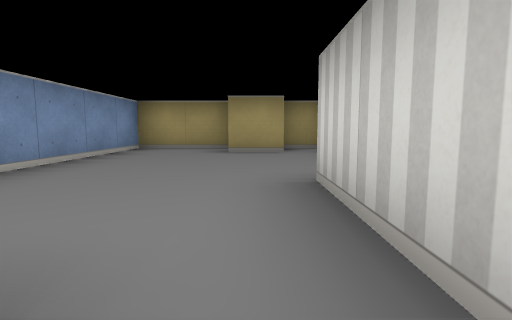
View 1 (above)

22 first-person views from a walk through a cub3D ray-caster map. The camera is about half as high as the walls, tilts 6° down and sees 80° across. The floor is counted in squares. Each view is taken from the middle of a square. On the plan, view 1 faces up. The plan holds only what a view shows up to about 9 squares ahead; the rest is blank.

View 2
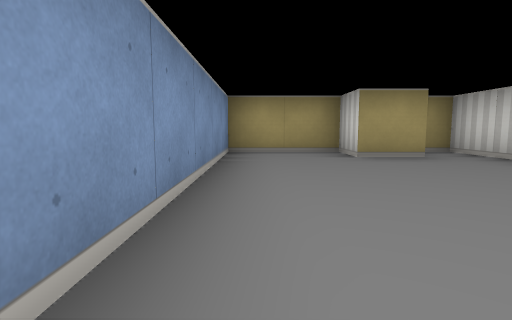

View 3
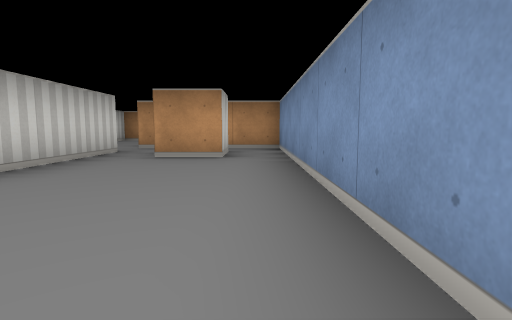

View 4
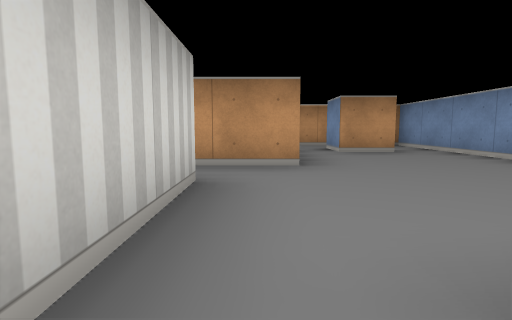

View 5
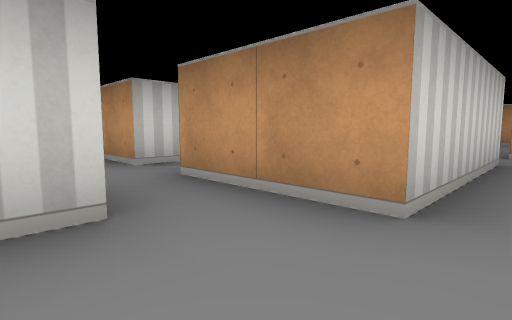

View 6
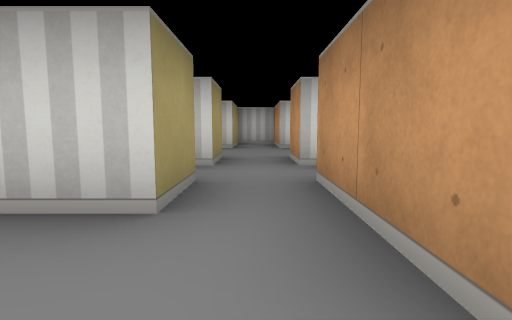

View 7
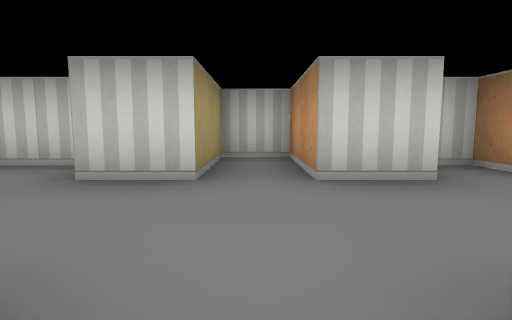

View 8
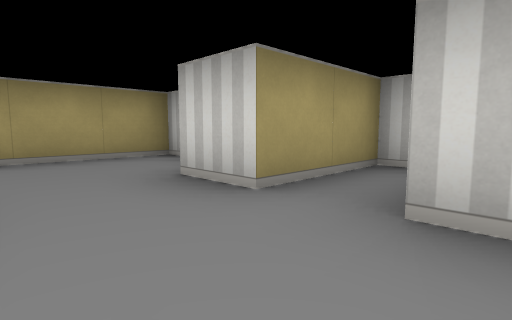

View 9
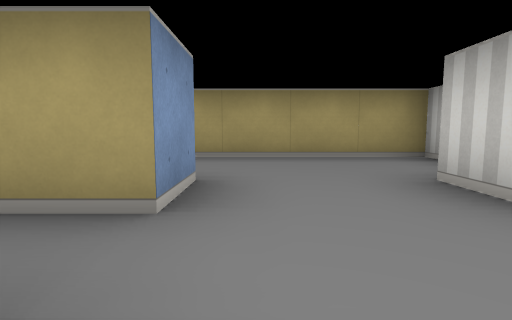

View 10
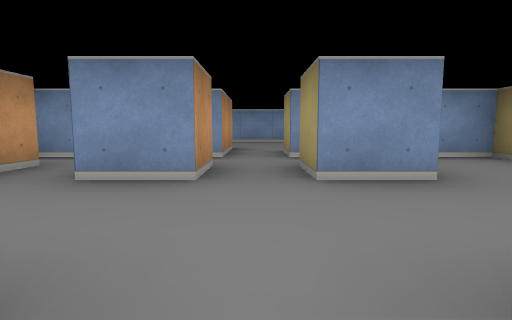

View 11
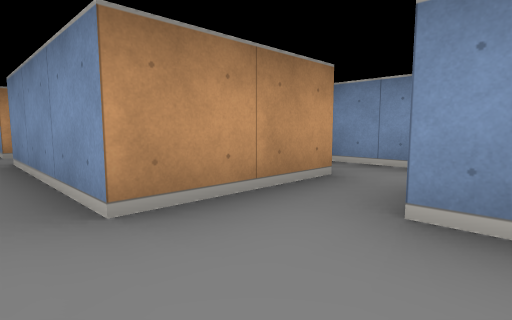

View 12
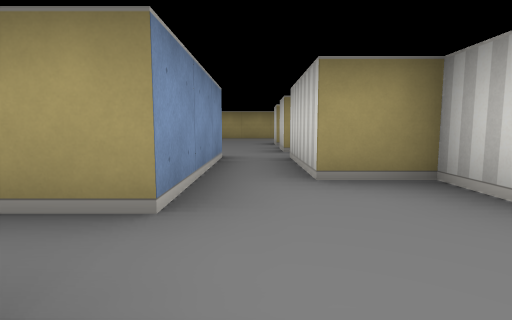

View 13
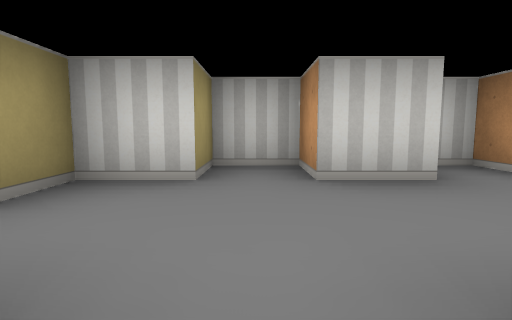

View 14
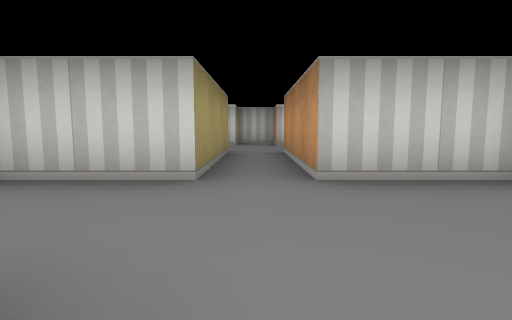

View 15
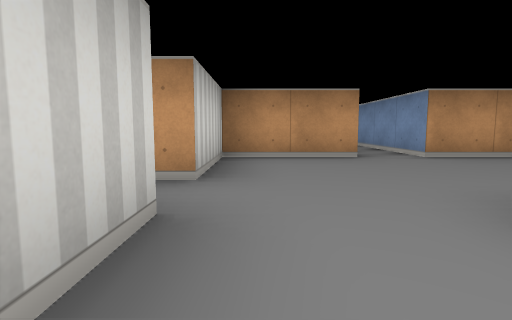

View 16
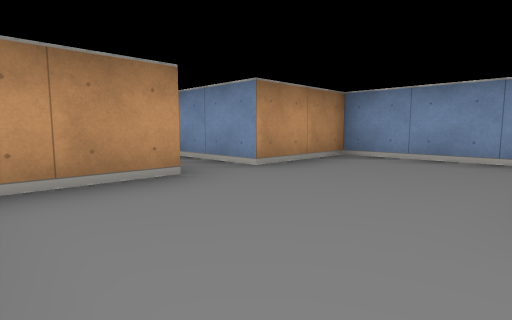

View 17
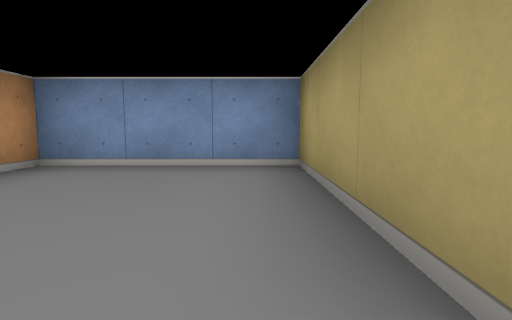

View 18
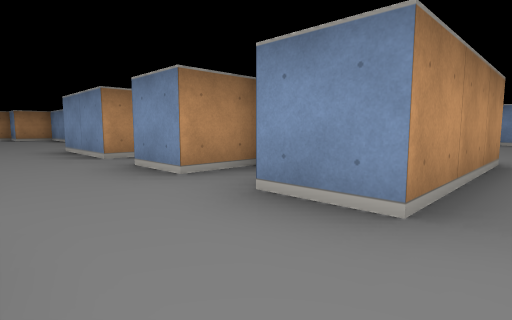

View 19
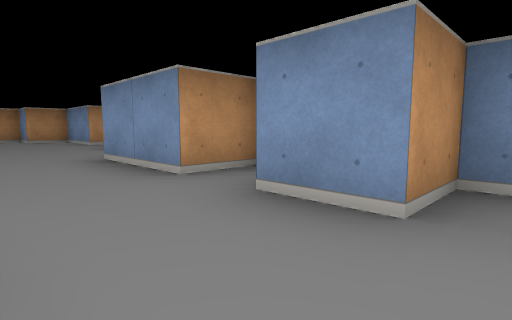

View 20
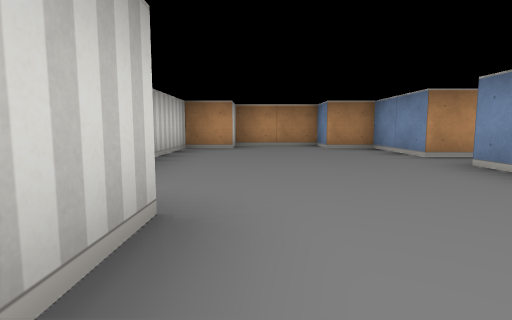

View 21
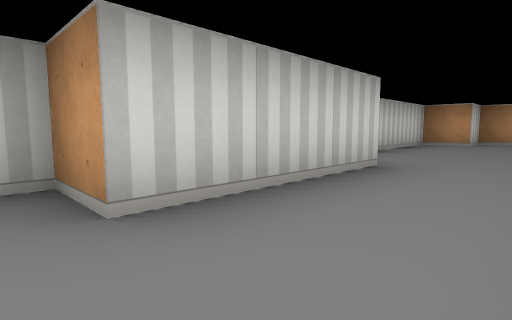

View 22
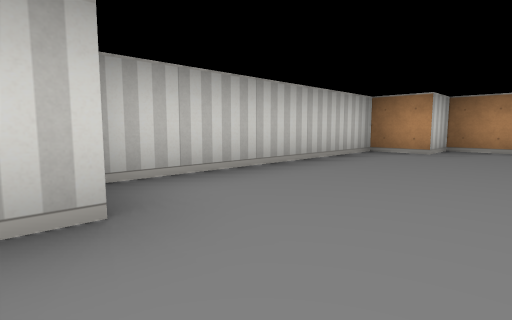

### Floor plan
Points are (right, up) in squares from view 1. A wall is a line through its corners. A room is listed if a view was taken in it or the views show most of it. See-through windows are left out.
Room 1 (views 1, 2, 3, 4, 5, 6, 15)
walls: (2.5, 3.5) (1.5, 3.5) (1.5, 6.5) (0.5, 6.5); (0.6, 5.5) (-0.5, 5.5) (-0.5, 6.5) (-2.5, 6.5) (-2.5, -1.5) (0.5, -1.5); (0.5, -0.5) (0.5, 2.5) (2.5, 2.5); (-1.5, -0.5) (-1.5, 0.5) (-0.5, 0.5) (-0.5, -0.5)
ways out: opening at (2, 3) to room 2; opening at (1.5, -2) to room 4
Room 2 (views 7, 8, 9, 10, 11)
walls: (4.5, 4.6) (4.5, 3.5) (3.5, 3.5); (3.5, 1.9) (3.5, 2.5) (4.5, 2.5) (4.5, 1.5); (7.5, 5) (7.5, 6.5) (2.5, 6.5) (2.5, 5.6); (2.5, 2.5) (2.5, -0.2); (6.5, 1.4) (6.5, 2.5) (8.5, 2.5) (8.5, 3.5) (6.5, 3.5) (6.5, 4.5); (3.4, 0.5) (5.5, 0.5); (6.9, 0.5) (7.5, 0.5) (7.5, 1)
ways out: opening at (2, 3) to room 1; opening at (6, 1) to room 5
Room 3 (views 12, 19)
walls: (7.5, -4.6) (7.5, -3.5); (5.5, -3.5) (5.5, -4.5); (4.4, -5.5) (5.5, -5.5) (5.5, -6.5); (7.9, -5.5) (8.5, -5.5) (8.5, -5)
ways out: opening at (6.5, -4) to room 5; opening at (6.5, -6) to room 6
Room 4 (views 13, 14, 16, 17)
walls: (0.5, -2.5) (-2.5, -2.5) (-2.5, -5.5) (-0.5, -5.5); (0.4, -5.5) (2.5, -5.5) (2.5, -3.5) (5.5, -3.5); (5.5, -2.5) (2.5, -2.5) (2.5, -0.9)
ways out: opening at (1.5, -2) to room 1; opening at (5, -3) to room 5; opening at (0, -6.5)
Room 5 (view 18)
walls: (7.5, -3.5) (8.5, -3.5) (8.5, -2.5) (7.5, -2.5) (7.5, -1.5) (6.5, -1.5) (6.5, 0.5); (5.5, 0.5) (5.5, -2.5)
ways out: opening at (6, 1) to room 2; opening at (6.5, -4) to room 3; opening at (5, -3) to room 4
Room 6 (views 20, 21, 22)
walls: (4.5, -11.9) (4.5, -12.5); (7.5, -10.6) (7.5, -7.5) (8.5, -7.5) (8.5, -7.1); (4.5, -13.5) (4.5, -15.5) (5.5, -15.5) (5.5, -16.5) (7.5, -16.5) (7.5, -15.5) (8.5, -15.5) (8.5, -10.8); (4.5, -7.5) (5.5, -7.5) (5.5, -9.5)
ways out: opening at (6.5, -6) to room 3; opening at (3.5, -13)

Where each view was taken, in squares from view 1:
view 1: 0 up, 0 right, facing up
view 2: 1 up, 2 left, facing up
view 3: 5 up, 2 left, facing down
view 4: 6 up, 1 right, facing down
view 5: 4 up, 0 right, facing down-right
view 6: 3 up, 0 right, facing right
view 7: 3 up, 4 right, facing right
view 8: 2 up, 5 right, facing up-right
view 9: 2 up, 5 right, facing up
view 10: 3 up, 7 right, facing left
view 11: 2 up, 6 right, facing down-left
view 12: 4 down, 6 right, facing up
view 13: 3 down, 5 right, facing right
view 14: 3 down, 0 right, facing right
view 15: 1 down, 2 right, facing down
view 16: 3 down, 2 right, facing down-left
view 17: 3 down, 1 right, facing left
view 18: 3 down, 7 right, facing down-left
view 19: 5 down, 7 right, facing down-left
view 20: 9 down, 7 right, facing down
view 21: 7 down, 6 right, facing down-right
view 22: 10 down, 6 right, facing down-right
